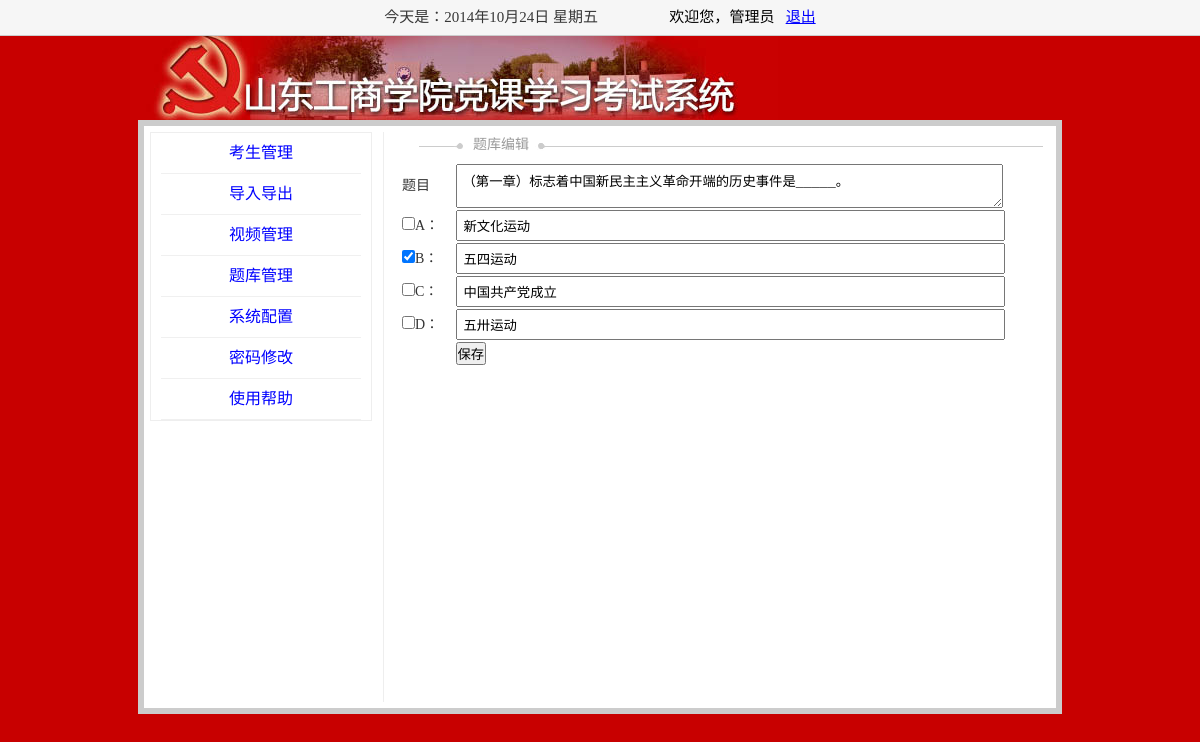
The app's page /manage/user.php?action=paperedit&multi_id=389 (signed in) with its own data.
### tables this page shows
CREATE TABLE `multi_selections` (
  `ID` int(6) NOT NULL auto_increment,
  `QUESTION` text,
  `OPTION_A` text,
  `OPTION_B` text,
  `OPTION_C` text,
  `OPTION_D` text,
  `ANSWER` char(4) default NULL,
  `CHAPTER` int(2) default NULL,
  PRIMARY KEY  (`ID`)
);

### library/db.php (called while the page is built, shortened)
<?php
Class DB {
    private $link_id;
	private $result;
    public function __construct() {
        require_once '../config/config.db.php';
        $this->is_log = $db_config["log"];
        if($this->is_log){
            $handle = fopen($db_config["logfilepath"]."dblog.txt", "a+");
        }
    }
    public function connect($dbhost, $dbuser, $dbpw, $dbname, $pconnect,$charset) {
        if( $pconnect==0 ) {
           $this->link_id = @mysql_connect($dbhost, $dbuser, $dbpw);
		exit();
            if(!$this->link_id){
                $this->halt("数据库连接失败");
            }
        } else {
            $this->link_id = @mysql_pconnect($dbhost, $dbuser, $dbpw);
        }
    }
    public function query($sql) {
        if($this->result = mysql_query($sql,$this->link_id))
        return $this->result;
    }
	public function getrow()
	{
		$this->row = mysql_fetch_array($this->result);
		return $this->row;
	}
    public function microtime_float() {
        list($usec, $sec) = explode(" ", microtime());
        return ((float)$usec + (float)$sec);
    }
}
?>

### config/config.db.php (called while the page is built, shortened)
<?php
    $db_config["hostname"] = "localhost";
    $db_config["username"] = "root";
    $db_config["password"] = "";
    $db_config["database"] = "dangke";
    $db_config["charset"] = "utf8";
    $db_config["pconnect"] = 1;
    $db_config["log"] = 1;
    $db_config["logfilepath"] = './';
?>

### manage/logincheck.php (called while the page is built, shortened)
<?php
	$userID=isset($_SESSION['adminID']) ? $_SESSION['adminID'] : '';
	require_once("../library/db.php");
	$db=new DB();
	$sql="SELECT * FROM admin WHERE ID = '$userID'";
	$db->query("$sql");
	$userInfo=$db->getrow();
?>

### manage/paperedit.php (the view, shortened to what this page needs)
<div class="title">题库编辑</div>
<?php
require_once 'logincheck.php';
$multiID=isset($_GET["multi_id"])?$_GET["multi_id"]:'';
if($multiID){
	$sql="select * from multi_selections where ID='$multiID'";
	$db->query($sql);
	$row=$db->getrow();
	$strCheck=array("A"=>'',"B"=>'',"C"=>'',"D"=>'');
	$answer=$row["ANSWER"];
	for($i=0;$i<strlen($answer);$i++)
		$strCheck[$answer[$i]]='checked=true';
	echo "<form action='papermodify.php' method='post'>
	<input type=hidden name=multi_id value='$multiID' />
		  <table width='100%'>
		  <tr><td width='8%'>题目</td><td><textarea name='question' style='width:90%; padding:6px;'>$row[QUESTION]</textarea></td>
		  <tr><td><input type=checkbox name=answer[] value=A $strCheck[A] />A：</td><td><input type=text name=option_a value='$row[OPTION_A]' style='width:90%; padding:6px;' /></td></tr>
		  <tr><td><input type=checkbox name=answer[] value=B $strCheck[B] />B：</td><td><input type=text name=option_b value='$row[OPTION_B]' style='width:90%; padding:6px;' /></td></tr>
		  <tr><td><input type=checkbox name=answer[] value=C $strCheck[C] />C：</td><td><input type=text name=option_c value='$row[OPTION_C]' style='width:90%; padding:6px;' /></td></tr>
		  <tr><td><input type=checkbox name=answer[] value=D $strCheck[D] />D：</td><td><input type=text name=option_d value='$row[OPTION_D]' style='width:90%; padding:6px;' /></td></tr>
		  <tr><td></td><td><input type=submit value='保存' /></td></tr>
		  </table>
		  </form>
		  ";
}
?>

### manage/user.php (shortened to what this page needs)
<?php
	require_once 'logincheck.php';
?>
<!DOCTYPE html PUBLIC "-//W3C//DTD HTML 4.01 Transitional//EN" "http://www.w3.org/TR/html4/loose.dtd">
<html>
<head>
<LINK href="../style.css" type=text/css rel=stylesheet>
<body>
<div class="top">
<script type="text/javascript">showLocale();  </script>&nbsp;&nbsp;&nbsp;&nbsp;&nbsp;&nbsp;&nbsp;&nbsp;&nbsp;&nbsp;&nbsp;&nbsp;&nbsp;&nbsp;&nbsp;&nbsp;&nbsp;
欢迎您，<?php echo $userInfo["USER_NAME"]; ?>&nbsp;&nbsp;
<a href="logout.php">退出</a>
</div>
<div class="head_img"></div>
<div class="contain">
<div class="sideBar">
<div class="menu">
<ul>
	<li>
		<a href="user.php?action=1">考生管理</a>
	</li>
	<li>
		<a href="user.php?action=5">导入导出</a>
	</li>
	<li>
		<a href="user.php?action=2">视频管理</a>
	</li>
	<li>
		<a href="user.php?action=paper">题库管理</a>
	</li>
	<li>
		<a href="user.php?action=systemoption">系统配置</a>
	</li>
	<li>
		<a href="user.php?action=3">密码修改</a>
	</li>
	<li>
		<a href="user.php?action=help">使用帮助</a>
	</li>
</ul>
</div>
</div>
<div class="main">
<?php
require_once 'main.php';
?>
</div>
</div>
</body>
</html>

### style.css (style rules this page uses)
* { margin:0; padding:0; }
li { list-style:none; }
body { background-color:#c80000; }
a:link, a:visited { color:#00f; }
.top { width: 100%; height:35px; display: block; z-index: 100; overflow: visible; position: fixed; top: 0px; _position: absolute; //_top: expression(documentElement.scrollTop + "px"); line-height:35px; background-color:#f6f6f6; border-bottom:solid 1px #ccc; font-size:15px; text-align:center; position:fixed; }
.head_img { margin:0 auto; margin-top:30px; height:90px; width:900px; padding-left:40px; background:url(style/image/main_img.jpg) no-repeat left -70px; }
.contain { margin:0 auto; width:900px; overflow:hidden; padding:6px; background:#FFF; border:#CCC solid 6px; min-height:500px; }
.sideBar { float:left; width:220px; border:solid 1px #eee; font-family:Microsoft Yahei, Helvetica, sans-serif; font-weight:lighter; }
.menu ul { width:220px; }
.menu ul li { width:200px; margin:0 auto; }
.menu ul li a { float:left; width:200px; text-align:center; line-height:40px; text-decoration:none; border-bottom:#f0f0f0 solid 1px; }
.main { float:right; width:650px; border-left:solid 1px #eee; min-height:570px; font-size:14px; color:#333; padding-left:16px; }
.main { line-height:28px; }
.title { width:570px; height:30px; line-height:26px; color:#999; font-size:14px; padding-left:73px; background:url(style/image/title_bg.gif); }

### records on screen
multi_selections: question "（第一章）标志着中国新民主主义革命开端的历史事件是_____。", option_a "新文化运动", option_b "五四运动", option_c "中国共产党成立", option_d "五卅运动"

### other values on screen
$userInfo["USER_NAME"] "管理员"
